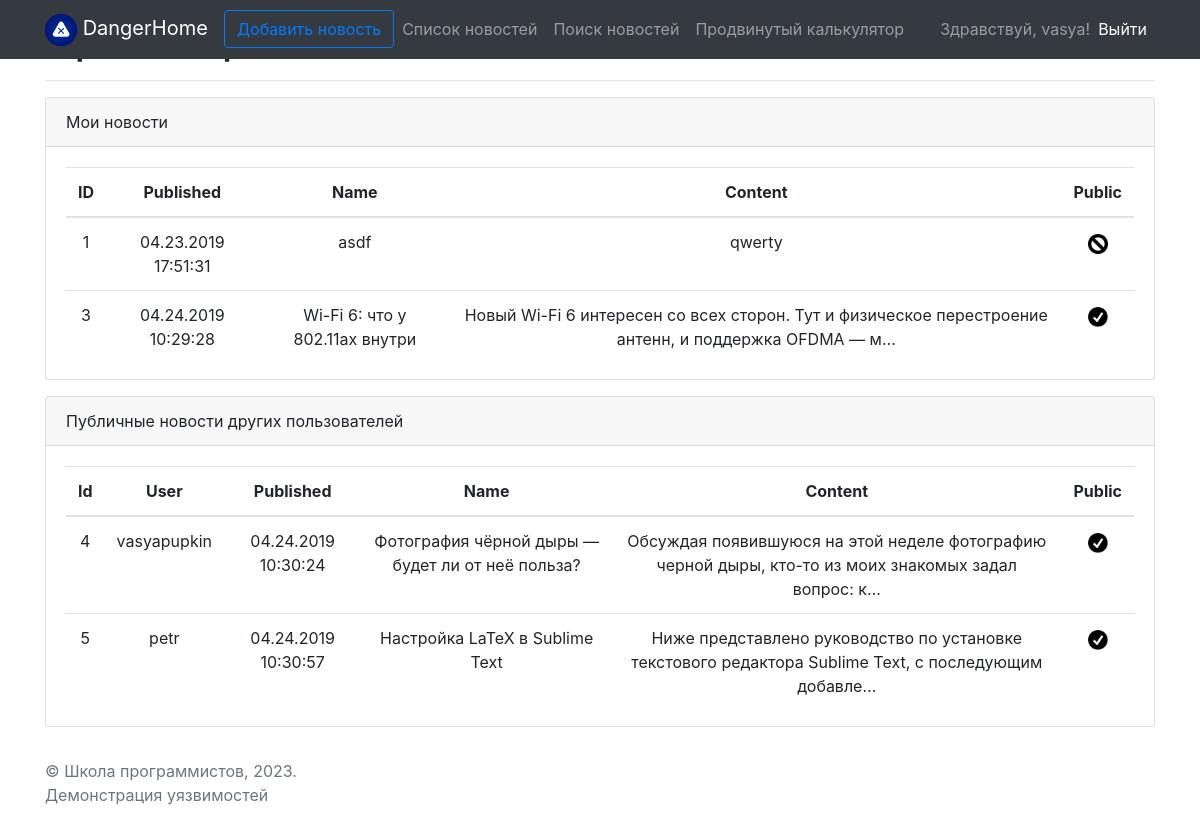
/feed/ (signed in), run on the app's committed database.
### main/models.py (models this page shows, shortened)
class News(models.Model):
    author = models.ForeignKey(to=User, on_delete=models.CASCADE)
    name = models.CharField(max_length=100)
    content = models.CharField(max_length=1000)
    is_public = models.BooleanField()
    added_date = models.DateTimeField()

### main/views.py (the view)
# urls.py: path('feed/', views.feed_page, name='feed'),
def feed_page(request):
    context = get_base_context(request, 'Просмотр новостей')
    context['public_news'] = News.objects.filter(is_public=True)
    if request.user.is_authenticated:
        context['my_news'] = News.objects.filter(author=request.user)
        context['public_news'] = context['public_news'].exclude(author=request.user)
    return render(request, 'pages/feed.html', context)

### main/views.py (called while the page is built)
def get_base_context(request, pagename):
    return {
        'pagename': pagename,
        'loginform': LoginForm(),
        'user': request.user,
    }

### main/templates/pages/feed.html
{% extends 'base.html' %}
{% load static %}
{% block content %}
{% if request.user.is_authenticated %}
<div class="row">
    <div class="col">
        <div class="card">
            <div class="card-header">
                Мои новости
            </div>
            <div class="card-body pb-0">
                {% if my_news %}
                    <table class="table text-center">
                        <thead>
                            <tr>
                                <th>ID</th>
                                <th>Published</th>
                                <th>Name</th>
                                <th>Content</th>
                                <th>Public</th>
                            </tr>
                        </thead>
                        <tbody>
                        {% for news in my_news %}
                            <tr>
                                <td>{{ news.id }}</td>
                                <td>{{ news.added_date | date:'m.d.Y H:i:s' }}</td>
                                <td>{{ news.name }}</td>
                                <td>{{ news.content | safe | truncatechars:100 }}</td>
                                <td>
                                    {% if news.is_public %}
                                        <img src="{% static 'images/ok.png' %}" width="20px">
                                    {% else %}
                                        <img src="{% static 'images/no.png' %}" width="20px">
                                    {% endif %}
                                </td>
                            </tr>
                        {% endfor %}
                        </tbody>
                    </table>
                {% else %}
                    <div class="pb-3 text-center"><i>Новостей пока что нет</i></div>
                {% endif %}
            </div>
        </div>
    </div>
</div>
{% endif %}
<div class="row mt-3 mb-3">
    <div class="col">
        <div class="card">
            <div class="card-header">
                Публичные новости других пользователей
            </div>
            <div class="card-body pb-0">
                {% if public_news %}
                    <table class="table text-center">
                        <thead>
                            <tr>
                                <th>Id</th>
                                <th>User</th>
                                <th>Published</th>
                                <th>Name</th>
                                <th>Content</th>
                                <th>Public</th>
                            </tr>
                        </thead>
                        <tbody>
                        {% for news in public_news %}
                            <tr>
                                <td>{{ news.id }}</td>
                                <td>{{ news.author }}</td>
                                <td>{{ news.added_date | date:'m.d.Y H:i:s' }}</td>
                                <td>{{ news.name | safe }}</td>
                                <td>{{ news.content | safe | truncatechars:100 }}</td>
                                <td>
                                    {% if news.is_public %}
                                        <img src="{% static 'images/ok.png' %}" width="20px">
                                    {% else %}
                                        <img src="{% static 'images/no.png' %}" width="20px">
                                    {% endif %}
                                </td>
                            </tr>
                        {% endfor %}
                        </tbody>
                    </table>
                {% else %}
                    <div class="pb-3 text-center"><i>Новостей пока что нет</i></div>
                {% endif %}
            </div>
        </div>
    </div>
</div>
{% endblock %}

### main/templates/header.html (shortened to what this page needs)
{% load static %}
<nav class="navbar navbar-expand-md navbar-dark fixed-top bg-dark">
    <div class="container">
    <a class="navbar-brand" href="{% url 'index' %}">
        <img src="{% static 'images/logo.png' %}" width="32" height="32" alt="">
        DangerHome
    </a>
    <div class="collapse navbar-collapse" id="navbarCollapse">
        <ul class="navbar-nav mr-auto">
            {% if request.user.is_authenticated %}
            <li class="form-inline"><a class="btn btn-outline-primary" href="{% url 'add' %}">Добавить новость</a></li>
            {% endif %}
            <li class="nav-item"><a class="nav-link" href="{% url 'feed' %}">Список новостей</a></li>
            {% if request.user.is_authenticated %}
            <li class="nav-item"><a class="nav-link" href="{% url 'search' %}">Поиск новостей</a></li>
            {% endif %}
            <li class="nav-item"><a class="nav-link" href="{% url 'yacalc' %}">Продвинутый калькулятор</a></li>
        </ul>
        <ul class="navbar-nav">
            {% if request.user.is_authenticated %}
                <span class="navbar-text">
                    Здравствуй, {{ request.user.username }}!
                </span>
                <li class="nav-item active"><a class="nav-link" href="{% url 'logout' %}">Выйти</a></li>
            {% endif %}
        </ul>
    </div>
    </div>
</nav>

### data on the page
News: id "1", added_date "04.23.2019 17:51:31", name "asdf", content "qwerty", is_public False (drawn)
News: id "3", added_date "04.24.2019 10:29:28", name "Wi-Fi 6: что у 802.11ax внутри", content "Новый Wi-Fi 6 интересен со всех сторон. Тут и физическое перестроение антенн, и поддержка OFDMA — м…", is_public True (drawn)
News: id "4", author "vasyapupkin", added_date "04.24.2019 10:30:24", name "Фотография чёрной дыры — будет ли от неё польза?", content "Обсуждая появившуюся на этой неделе фотографию черной дыры, кто-то из моих знакомых задал вопрос: к…", is_public True (drawn)
News: id "5", author "petr", added_date "04.24.2019 10:30:57", name "Настройка LaTeX в Sublime Text", content "Ниже представлено руководство по установке текстового редактора Sublime Text, с последующим добавле…", is_public True (drawn)

### other printed values
{{ request.user.username }} "vasya"
